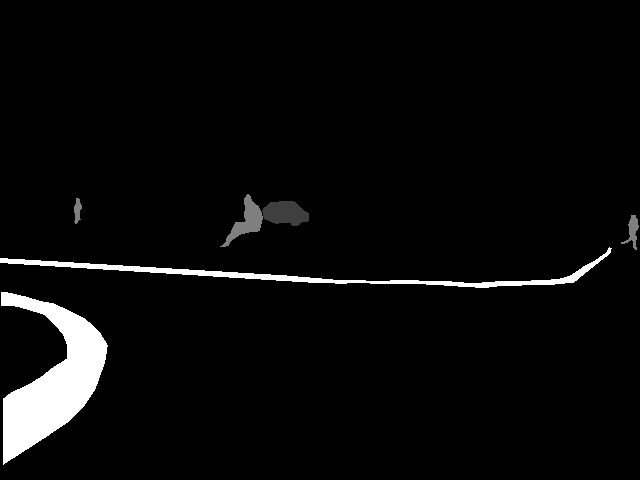
#> input picture test/Segmentation_labels/00008N.png, 640 x 480 px; its folder holds 4 pictures in this run
$ python visualize.py
#> lines starting #> are read from the running program, lines starting #| are printed output that depends on the picture
import numpy as np
from tqdm import tqdm
import math
from PIL import Image
import os
def imread(path):
#> called with path = './test/Segmentation_labels/00008N.png'
    label = np.array(Image.open(path))
#> label is the input picture: shape (480, 640); min 0, max 4, mean 0.158
    return label

def get_palette():
    unlabelled = [0, 0, 0]
    car = [64, 0, 128]
    person = [64, 64, 0]
    bike = [0, 128, 192]
    curve = [0, 0, 192]
    car_stop = [128, 128, 0]
    guardrail = [64, 64, 128]
    color_cone = [192, 128, 128]
    bump = [192, 64, 0]
    palette = np.array(
        [
            unlabelled,
            car,
            person,
            bike,
            curve,
            car_stop,
            guardrail,
            color_cone,
            bump,
        ]
    )
    return palette

def visualize(save_name, label):
#> called with save_name = './test/Segmentation_visualize/00008N.png'
    palette = get_palette()
    pred = label
    img = np.zeros((pred.shape[0], pred.shape[1], 3), dtype=np.uint8)
    for cid in range(1, int(label.max()+1)):
        img[pred == cid] = palette[cid]
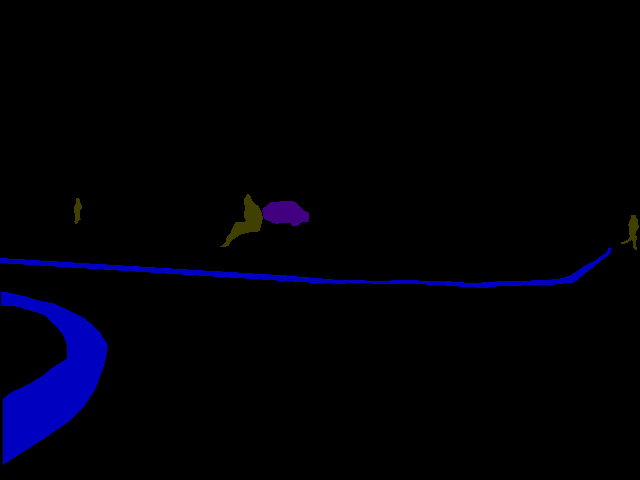
#> img: shape (480, 640, 3); mean of channels 0, 1, 2 0.4, 0.2, 7.4; drawn as R, G, B
    img = Image.fromarray(np.uint8(img))
    img.save(save_name)

if __name__ == '__main__':
    label_dir = r'./test/Segmentation_labels' #label所在文件夹
    save_dir = r'./test/Segmentation_visualize' ## 可视化结果保存的文件夹
    os.makedirs(save_dir, exist_ok=True)
    file_list = os.listdir(label_dir)
    for item in file_list:
        file_path = os.path.join(label_dir, item)
        save_path = os.path.join(save_dir, item)
        label = imread(file_path)
        visualize(save_path, label)
#> pass 2 of the loop `for item in file_list:`:
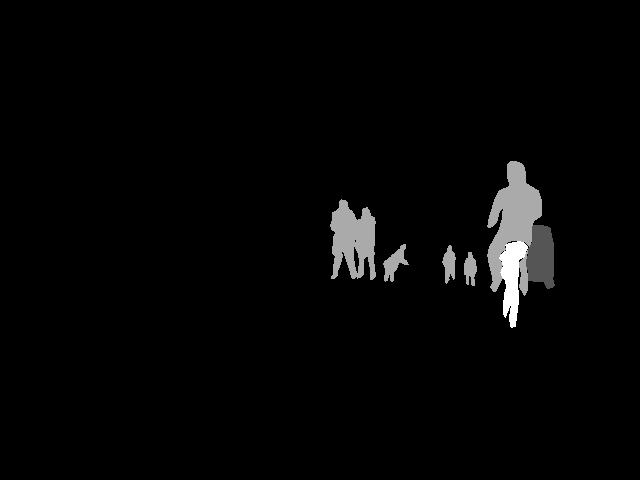
#> input picture test/Segmentation_labels/00028N.png, 640 x 480 px
#> in imread, label is the input picture: shape (480, 640); min 0, max 3, mean 0.0646
#> after the loop in visualize (call 2), `for cid in range(1, int(label.max()+1)):`:
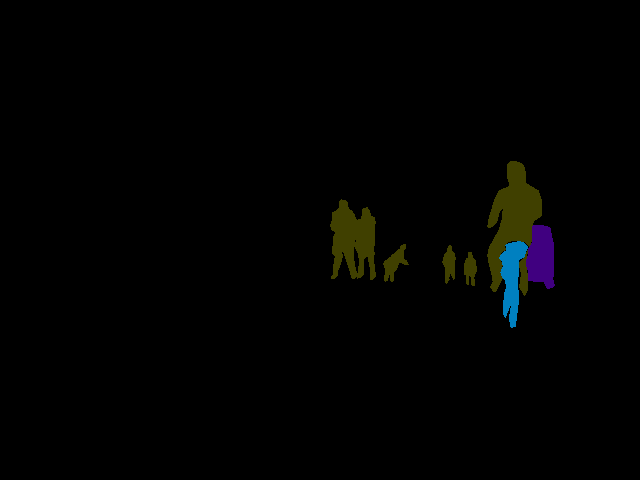
#> img: shape (480, 640, 3); mean of channels 0, 1, 2 1.8, 2.1, 1.4; drawn as R, G, B
#> pass 3 of the loop `for item in file_list:`:
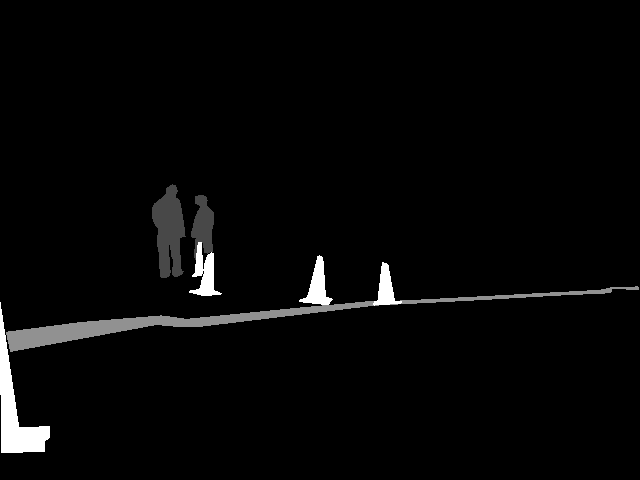
#> input picture test/Segmentation_labels/00085D.png, 640 x 480 px
#> in imread, label is the input picture: shape (480, 640); min 0, max 7, mean 0.185
#> after the loop in visualize (call 3), `for cid in range(1, int(label.max()+1)):`:
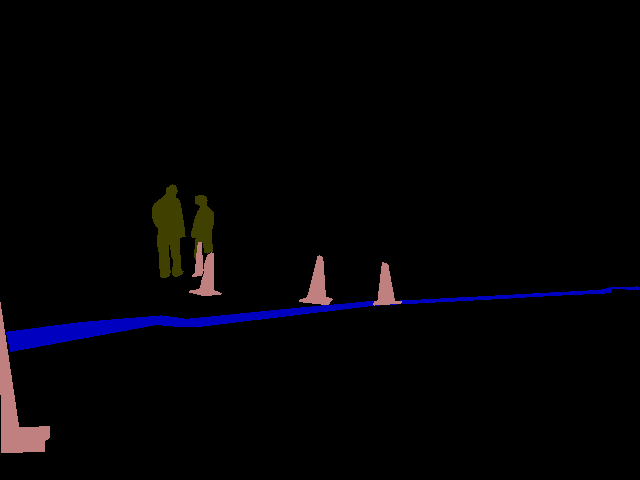
#> img: shape (480, 640, 3); mean of channels 0, 1, 2 3.4, 2.5, 4.9; drawn as R, G, B
#> the loop made 4 passes; the first 3 are shown
